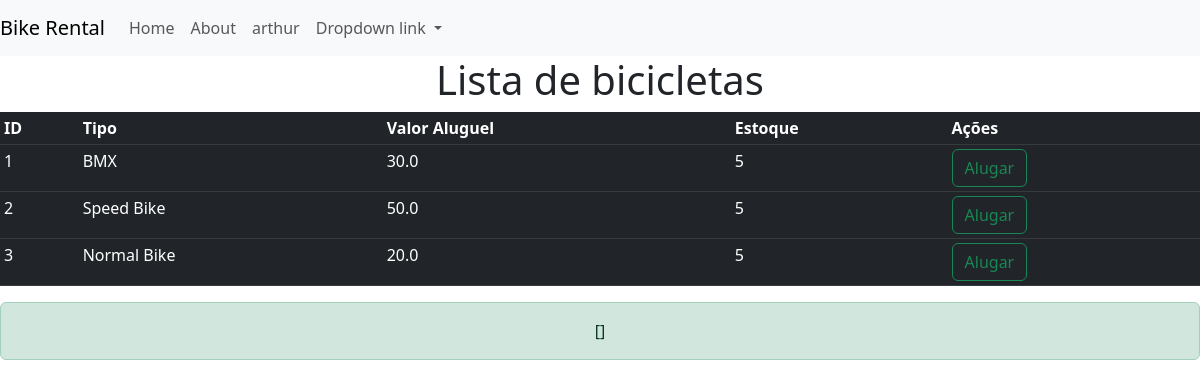
Screenshot of /lista (signed in) with the database file from the repository.
### tables this page shows
CREATE TABLE bicicletas
             (id INTEGER PRIMARY KEY,
             tipo TEXT NOT NULL,
             valor REAL NOT NULL,
             estoque INTEGER NOT NULL);

### projeto_conclus-o_python/projeto_conclusao_shift-python-main/app.py (the view)
@app.route('/lista')
def lista():
    conn = sqlite3.connect('Bikes.db')
    c = conn.cursor()
    c.execute("SELECT * FROM bicicletas")
    bikes = c.fetchall()
    return render_template('lista.html', bikes=bikes)

### projeto_conclus-o_python/projeto_conclusao_shift-python-main/templates/lista.html (shortened to what this page needs)
<!DOCTYPE html>
<html lang="en">
<head>
    <link rel="stylesheet" type="text/css" href="{{ url_for('static', filename='style.css') }}">
    <link href="https://cdn.jsdelivr.net/npm/bootstrap@5.3.0-alpha3/dist/css/bootstrap.min.css" rel="stylesheet"
>
</head>
<body>
    {% block content %}
    <nav class="navbar navbar-expand-lg navbar-light bg-light">
        <a class="navbar-brand" href="# ">Bike Rental</a>
        <div class="collapse navbar-collapse" id="navbarNav">
            <ul class="navbar-nav">
                <li class="nav-item active">
                    <a class="nav-link" href="{{ url_for('index') }}">Home </a>
                </li>
                <li class="nav-item">
                    <a class="nav-link" href=#>About</a>
                </li>
                {% if session.logged_in %}
                <li class="nav-item active">
                    <a class="nav-link" href="#">{{ session.username }}</a>
                <li class="nav-item dropdown">
                    <a class="nav-link dropdown-toggle" href="#" role="button" data-bs-toggle="dropdown" aria-expanded="false">
                        Dropdown link
                    </a>
                </li>
                {% endif %}
            </ul>
        </div>
    </nav>
    <h1>Lista de bicicletas</h1>
    <table class="table table-dark table-sm">
        <tr>
            <th scope="col">ID</th>
            <th scope="col">Tipo</th>
            <th scope="col">Valor Aluguel</th>
            <th scope="col">Estoque</th>
            <th scope="col">Ações</th>
        </tr>
        {% for bike in bikes %}
        <tbody>
            <tr>
                <td>{{ bike[0] }}</td>
                <td>{{ bike[1] }}</td>
                <td>{{ bike[2] }}</td>
                <td>{{ bike[3] }}</td>
                <td>
                    <form action="{{ url_for('alugar', id=bike[0]) }}" method="POST">
                        <button type="checkbox" type="button" class="btn btn-outline-success" >Alugar</button>
                    </form>
            </tr>
        </tbody>
        {% endfor %}
    </table>
    <div align='center' class="alert alert-success" role="alert">{{ get_flashed_messages() }}
    </div>
    {% endblock %}
</body>
</html>

### projeto_conclus-o_python/projeto_conclusao_shift-python-main/static/style.css (style rules this page uses)
body { font-size: 16px; font-weight: 400; line-height: 1.5; }
h1, h2, h3, h4, h5, h6 , p { font-weight: 700; margin-top: 0; font-weight: bold; text-align: center; }

### rows the page displays
bicicletas: id "1", tipo "BMX", valor "30.0", estoque "5"
bicicletas: id "2", tipo "Speed Bike", valor "50.0", estoque "5"
bicicletas: id "3", tipo "Normal Bike", valor "20.0", estoque "5"

### other values shown
{{ session.username }} "arthur"
{{ get_flashed_messages() }} "[]"
